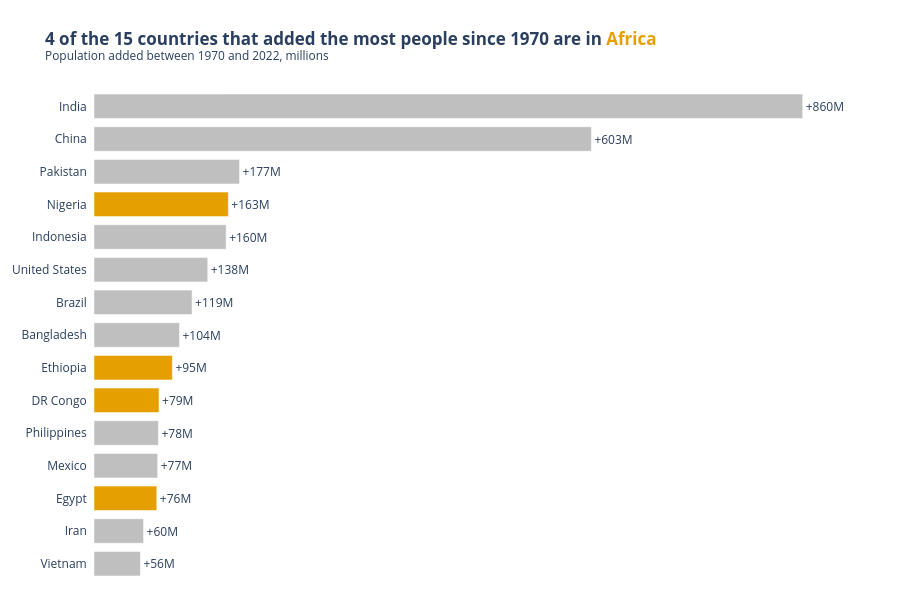

The code cell stored with this chart in its notebook:
### Markdown cell above
**Chart choice & justification:** *Which chart did you choose, and why? Justify design choices.

*YOUR ANSWER HERE*

### Code cell
# Q2
top15 = (df.assign(Added=(df['2022 Population'] - df['1970 Population']) / 1e6)
           .nlargest(15, 'Added')
           .assign(Region=lambda d: np.where(d['Continent'] == 'Africa', 'Africa', 'Rest of the world')))

n_africa = (top15['Region'] == 'Africa').sum()

fig = px.bar(top15, x='Added', y='Country', orientation='h',
             color='Region',
             color_discrete_map={'Africa': '#E69F00', 'Rest of the world': '#BFBFBF'},
             text=top15['Added'].map(lambda v: f'+{v:,.0f}M'),
             template='plotly_white',
             title=f'<b>{n_africa} of the 15 countries that added the most people since 1970 are in '
                   f'<span style="color:#E69F00">Africa</span></b>'
                   f'<br><sup>Population added between 1970 and 2022, millions</sup>')

fig.update_traces(textposition='outside', cliponaxis=False,
                  hovertemplate='%{y}: +%{x:,.1f}M<extra></extra>')
fig.update_yaxes(title=None, categoryorder='total ascending', ticksuffix='  ')
fig.update_xaxes(visible=False)
fig.update_layout(showlegend=False, width=900, height=600,
                  margin=dict(l=20, r=60, t=90, b=20), bargap=0.25)
fig.show()

### Figure 1 — Plotly figure (JSON) as saved in the notebook; plotly's stock layout.template omitted (floating-point values rounded to 4 significant figures)
{"data": [{"cliponaxis": false, "hovertemplate": "%{y}: +%{x:,.1f}M<extra></extra>", "legendgroup": "Rest of the world", "marker": {"color": "#BFBFBF", "pattern": {"shape": ""}}, "name": "Rest of the world", "orientation": "h", "showlegend": true, "text": ["+860M", "+603M", "+177M", "+160M", "+138M", "+119M", "+104M", "+78M", "+77M", "+60M", "+56M"], "textposition": "outside", "type": "bar", "x": [859.7, 603.4, 176.5, 160.3, 138.0, 118.9, 103.6, 78.12, 77.21, 60.1, 56.26], "xaxis": "x", "y": ["India", "China", "Pakistan", "Indonesia", "United States", "Brazil", "Bangladesh", "Philippines", "Mexico", "Iran", "Vietnam"], "yaxis": "y"}, {"cliponaxis": false, "hovertemplate": "%{y}: +%{x:,.1f}M<extra></extra>", "legendgroup": "Africa", "marker": {"color": "#E69F00", "pattern": {"shape": ""}}, "name": "Africa", "orientation": "h", "showlegend": true, "text": ["+163M", "+95M", "+79M", "+76M"], "textposition": "outside", "type": "bar", "x": [163.0, 95.07, 78.86, 76.21], "xaxis": "x", "y": ["Nigeria", "Ethiopia", "DR Congo", "Egypt"], "yaxis": "y"}], "layout": {"bargap": 0.25, "barmode": "relative", "height": 600, "legend": {"title": {"text": "Region"}, "tracegroupgap": 0}, "margin": {"b": 20, "l": 20, "r": 60, "t": 90}, "showlegend": false, "title": {"text": "<b>4 of the 15 countries that added the most people since 1970 are in <span style=\"color:#E69F00\">Africa</span></b><br><sup>Population added between 1970 and 2022, millions</sup>"}, "width": 900, "xaxis": {"anchor": "y", "domain": [0, 1], "title": {"text": "Added"}, "visible": false}, "yaxis": {"anchor": "x", "categoryorder": "total ascending", "domain": [0, 1], "ticksuffix": "  ", "title": {}}}}
